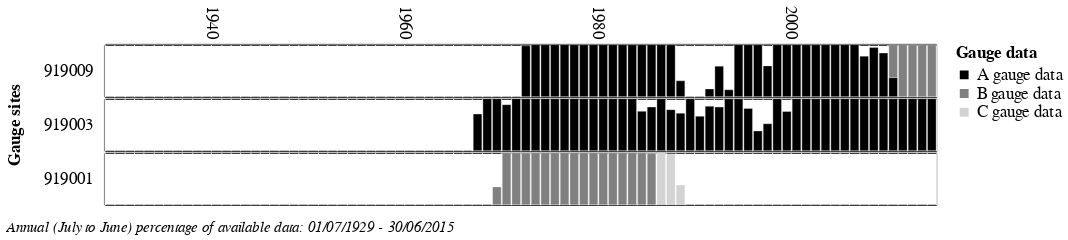

Notebook code cell kept with this figure:
### Markdown cell above
### Example 3 - Customising charts

### Code cell
dflist=df_list
sites=["919001","919001","919001","919003","919009","919009"]
series=["C gauge data","B gauge data","A gauge data","A gauge data","B gauge data","A gauge data"]

opl.pyblo(dflist,sites,series,
          wy_month=7,
          site_order=["919009","919003","919001"],
          series_order=["A gauge data", "B gauge data", "C gauge data"],
          colours=['black', 'grey', 'lightgrey'],
          start_date="1930-01-01",
          end_date="2015-06-30",
          series_label="Gauge data",
          site_label="Gauge sites",
          label_freq=20,
          subtitle=True,
          width=800,
          height=50,
          stroke_width=0.3,
          stroke_colour='white',
          font_size=16,
          grid_colour='white')

### Figure 1 — Vega-Lite specification as saved in the notebook (floating-point values rounded to 4 significant figures)
{"config": {"view": {"continuousWidth": 300, "continuousHeight": 300, "stroke": "black"}, "axis": {"labelFontSize": 16, "titleFontSize": 16}, "headerRow": {"labelFontSize": 16, "titleFontSize": 16}, "legend": {"labelFontSize": 16, "titleFontSize": 16}}, "data": {"name": "data-95cdd0d780bb22ce7a4b4bd1675b5076"}, "mark": {"type": "bar", "clip": true, "width": {"band": 1}}, "encoding": {"color": {"field": "c", "scale": {"range": ["black", "grey", "lightgrey"]}, "sort": ["A gauge data", "B gauge data", "C gauge data"], "title": "Gauge data", "type": "nominal"}, "order": {"field": "color_c_sort_index", "type": "quantitative"}, "row": {"field": "Site", "header": {"labelAlign": "left", "labelAngle": 0, "labelOrient": "left"}, "sort": ["919009", "919003", "919001"], "spacing": 0, "title": "Gauge sites"}, "stroke": {"value": "white"}, "strokeWidth": {"condition": {"test": "datum.Perc > 0", "value": 0.3}, "value": 0}, "tooltip": [{"field": "Perc", "format": ".1%", "title": "Percentage", "type": "quantitative"}, {"field": "c", "title": "Gauge data", "type": "nominal"}, {"field": "index", "format": "%Y", "title": "Water Year", "type": "temporal"}], "x": {"axis": {"grid": true, "gridColor": "white", "labelAngle": 90, "labelExpr": "year(datum.value) % 20 ? null : datum.label", "labelPadding": 5, "orient": "top", "tickCount": 999999, "ticks": false, "title": null}, "field": "index", "scale": {"domain": ["1929-01-01T00:00:00", "2015-01-01T00:00:00"]}, "timeUnit": "year", "type": "temporal"}, "y": {"axis": {"format": ".1%", "tickCount": 0}, "field": "Perc", "scale": {"domain": [0, 1]}, "stack": "zero", "title": null, "type": "quantitative"}}, "height": 50, "title": {"text": ["Annual (July to June) percentage of available data: 01/07/1929 - 30/06/2015"], "anchor": "start", "baseline": "bottom", "fontSize": 14.4, "fontStyle": "italic", "fontWeight": "normal", "offset": 28.8, "orient": "bottom"}, "transform": [{"lookup": "Series", "from": {"data": {"name": "data-6ab3077922bc200046cff8915352931c"}, "key": "key", "fields": ["c"]}}], "width": 800, "$schema": "https://vega.github.io/schema/vega-lite/v5.8.0.json", "datasets": {"data-95cdd0d780bb22ce7a4b4bd1675b5076": [{"index": "1972-01-01T00:00:00", "Series": "Series5", "Count": 357, "Day_count": 365, "Perc": 0.9781, "Site": "919009"}, {"index": "1973-01-01T00:00:00", "Series": "Series5", "Count": 365, "Day_count": 365, "Perc": 1.0, "Site": "919009"}, {"index": "1974-01-01T00:00:00", "Series": "Series5", "Count": 365, "Day_count": 365, "Perc": 1.0, "Site": "919009"}, {"index": "1975-01-01T00:00:00", "Series": "Series5", "Count": 366, "Day_count": 366, "Perc": 1.0, "Site": "919009"}, {"index": "1976-01-01T00:00:00", "Series": "Series5", "Count": 365, "Day_count": 365, "Perc": 1.0, "Site": "919009"}, {"index": "1977-01-01T00:00:00", "Series": "Series5", "Count": 365, "Day_count": 365, "Perc": 1.0, "Site": "919009"}, {"index": "1978-01-01T00:00:00", "Series": "Series5", "Count": 365, "Day_count": 365, "Perc": 1.0, "Site": "919009"}, {"index": "1979-01-01T00:00:00", "Series": "Series5", "Count": 366, "Day_count": 366, "Perc": 1.0, "Site": "919009"}, {"index": "1980-01-01T00:00:00", "Series": "Series5", "Count": 365, "Day_count": 365, "Perc": 1.0, "Site": "919009"}, {"index": "1981-01-01T00:00:00", "Series": "Series5", "Count": 365, "Day_count": 365, "Perc": 1.0, "Site": "919009"}, {"index": "1982-01-01T00:00:00", "Series": "Series5", "Count": 365, "Day_count": 365, "Perc": 1.0, "Site": "919009"}, {"index": "1983-01-01T00:00:00", "Series": "Series5", "Count": 366, "Day_count": 366, "Perc": 1.0, "Site": "919009"}, {"index": "1984-01-01T00:00:00", "Series": "Series5", "Count": 365, "Day_count": 365, "Perc": 1.0, "Site": "919009"}, {"index": "1985-01-01T00:00:00", "Series": "Series5", "Count": 365, "Day_count": 365, "Perc": 1.0, "Site": "919009"}, {"index": "1986-01-01T00:00:00", "Series": "Series5", "Count": 365, "Day_count": 365, "Perc": 1.0, "Site": "919009"}, {"index": "1987-01-01T00:00:00", "Series": "Series5", "Count": 366, "Day_count": 366, "Perc": 1.0, "Site": "919009"}, {"index": "1988-01-01T00:00:00", "Series": "Series5", "Count": 111, "Day_count": 365, "Perc": 0.3041, "Site": "919009"}, {"index": "1991-01-01T00:00:00", "Series": "Series5", "Count": 54, "Day_count": 366, "Perc": 0.1475, "Site": "919009"}, {"index": "1992-01-01T00:00:00", "Series": "Series5", "Count": 214, "Day_count": 365, "Perc": 0.5863, "Site": "919009"}, {"index": "1993-01-01T00:00:00", "Series": "Series5", "Count": 48, "Day_count": 365, "Perc": 0.1315, "Site": "919009"}, {"index": "1994-01-01T00:00:00", "Series": "Series5", "Count": 365, "Day_count": 365, "Perc": 1.0, "Site": "919009"}, {"index": "1995-01-01T00:00:00", "Series": "Series5", "Count": 366, "Day_count": 366, "Perc": 1.0, "Site": "919009"}, {"index": "1996-01-01T00:00:00", "Series": "Series5", "Count": 365, "Day_count": 365, "Perc": 1.0, "Site": "919009"}, {"index": "1997-01-01T00:00:00", "Series": "Series5", "Count": 216, "Day_count": 365, "Perc": 0.5918, "Site": "919009"}, {"index": "1998-01-01T00:00:00", "Series": "Series5", "Count": 365, "Day_count": 365, "Perc": 1.0, "Site": "919009"}, {"index": "1999-01-01T00:00:00", "Series": "Series5", "Count": 366, "Day_count": 366, "Perc": 1.0, "Site": "919009"}, {"index": "2000-01-01T00:00:00", "Series": "Series5", "Count": 365, "Day_count": 365, "Perc": 1.0, "Site": "919009"}, {"index": "2001-01-01T00:00:00", "Series": "Series5", "Count": 365, "Day_count": 365, "Perc": 1.0, "Site": "919009"}, {"index": "2002-01-01T00:00:00", "Series": "Series5", "Count": 365, "Day_count": 365, "Perc": 1.0, "Site": "919009"}, {"index": "2003-01-01T00:00:00", "Series": "Series5", "Count": 366, "Day_count": 366, "Perc": 1.0, "Site": "919009"}, {"index": "2004-01-01T00:00:00", "Series": "Series5", "Count": 365, "Day_count": 365, "Perc": 1.0, "Site": "919009"}, {"index": "2005-01-01T00:00:00", "Series": "Series5", "Count": 365, "Day_count": 365, "Perc": 1.0, "Site": "919009"}, {"index": "2006-01-01T00:00:00", "Series": "Series5", "Count": 365, "Day_count": 365, "Perc": 1.0, "Site": "919009"}, {"index": "2007-01-01T00:00:00", "Series": "Series5", "Count": 285, "Day_count": 366, "Perc": 0.7787, "Site": "919009"}, {"index": "2008-01-01T00:00:00", "Series": "Series5", "Count": 346, "Day_count": 365, "Perc": 0.9479, "Site": "919009"}, {"index": "2009-01-01T00:00:00", "Series": "Series5", "Count": 306, "Day_count": 365, "Perc": 0.8384, "Site": "919009"}, {"index": "2010-01-01T00:00:00", "Series": "Series4", "Count": 232, "Day_count": 365, "Perc": 0.6356, "Site": "919009"}, {"index": "2010-01-01T00:00:00", "Series": "Series5", "Count": 133, "Day_count": 365, "Perc": 0.3644, "Site": "919009"}, {"index": "2011-01-01T00:00:00", "Series": "Series4", "Count": 366, "Day_count": 366, "Perc": 1.0, "Site": "919009"}, {"index": "2012-01-01T00:00:00", "Series": "Series4", "Count": 365, "Day_count": 365, "Perc": 1.0, "Site": "919009"}, {"index": "2013-01-01T00:00:00", "Series": "Series4", "Count": 365, "Day_count": 365, "Perc": 1.0, "Site": "919009"}, {"index": "2014-01-01T00:00:00", "Series": "Series4", "Count": 365, "Day_count": 365, "Perc": 1.0, "Site": "919009"}, {"index": "2015-01-01T00:00:00", "Series": "Series4", "Count": 127, "Day_count": 366, "Perc": 0.347, "Site": "919009"}, {"index": "1967-01-01T00:00:00", "Series": "Series3", "Count": 258, "Day_count": 366, "Perc": 0.7049, "Site": "919003"}, {"index": "1968-01-01T00:00:00", "Series": "Series3", "Count": 365, "Day_count": 365, "Perc": 1.0, "Site": "919003"}, {"index": "1969-01-01T00:00:00", "Series": "Series3", "Count": 365, "Day_count": 365, "Perc": 1.0, "Site": "919003"}, {"index": "1970-01-01T00:00:00", "Series": "Series3", "Count": 323, "Day_count": 365, "Perc": 0.8849, "Site": "919003"}, {"index": "1971-01-01T00:00:00", "Series": "Series3", "Count": 366, "Day_count": 366, "Perc": 1.0, "Site": "919003"}, {"index": "1972-01-01T00:00:00", "Series": "Series3", "Count": 365, "Day_count": 365, "Perc": 1.0, "Site": "919003"}, {"index": "1973-01-01T00:00:00", "Series": "Series3", "Count": 365, "Day_count": 365, "Perc": 1.0, "Site": "919003"}, {"index": "1974-01-01T00:00:00", "Series": "Series3", "Count": 365, "Day_count": 365, "Perc": 1.0, "Site": "919003"}, {"index": "1975-01-01T00:00:00", "Series": "Series3", "Count": 366, "Day_count": 366, "Perc": 1.0, "Site": "919003"}, {"index": "1976-01-01T00:00:00", "Series": "Series3", "Count": 365, "Day_count": 365, "Perc": 1.0, "Site": "919003"}, {"index": "1977-01-01T00:00:00", "Series": "Series3", "Count": 365, "Day_count": 365, "Perc": 1.0, "Site": "919003"}, {"index": "1978-01-01T00:00:00", "Series": "Series3", "Count": 365, "Day_count": 365, "Perc": 1.0, "Site": "919003"}, {"index": "1979-01-01T00:00:00", "Series": "Series3", "Count": 366, "Day_count": 366, "Perc": 1.0, "Site": "919003"}, {"index": "1980-01-01T00:00:00", "Series": "Series3", "Count": 365, "Day_count": 365, "Perc": 1.0, "Site": "919003"}, {"index": "1981-01-01T00:00:00", "Series": "Series3", "Count": 365, "Day_count": 365, "Perc": 1.0, "Site": "919003"}, {"index": "1982-01-01T00:00:00", "Series": "Series3", "Count": 365, "Day_count": 365, "Perc": 1.0, "Site": "919003"}, {"index": "1983-01-01T00:00:00", "Series": "Series3", "Count": 366, "Day_count": 366, "Perc": 1.0, "Site": "919003"}, {"index": "1984-01-01T00:00:00", "Series": "Series3", "Count": 276, "Day_count": 365, "Perc": 0.7562, "Site": "919003"}, {"index": "1985-01-01T00:00:00", "Series": "Series3", "Count": 306, "Day_count": 365, "Perc": 0.8384, "Site": "919003"}, {"index": "1986-01-01T00:00:00", "Series": "Series3", "Count": 365, "Day_count": 365, "Perc": 1.0, "Site": "919003"}, {"index": "1987-01-01T00:00:00", "Series": "Series3", "Count": 289, "Day_count": 366, "Perc": 0.7896, "Site": "919003"}, {"index": "1988-01-01T00:00:00", "Series": "Series3", "Count": 263, "Day_count": 365, "Perc": 0.7205, "Site": "919003"}, {"index": "1989-01-01T00:00:00", "Series": "Series3", "Count": 365, "Day_count": 365, "Perc": 1.0, "Site": "919003"}, {"index": "1990-01-01T00:00:00", "Series": "Series3", "Count": 241, "Day_count": 365, "Perc": 0.6603, "Site": "919003"}, {"index": "1991-01-01T00:00:00", "Series": "Series3", "Count": 313, "Day_count": 366, "Perc": 0.8552, "Site": "919003"}, {"index": "1992-01-01T00:00:00", "Series": "Series3", "Count": 306, "Day_count": 365, "Perc": 0.8384, "Site": "919003"}, {"index": "1993-01-01T00:00:00", "Series": "Series3", "Count": 365, "Day_count": 365, "Perc": 1.0, "Site": "919003"}, {"index": "1994-01-01T00:00:00", "Series": "Series3", "Count": 365, "Day_count": 365, "Perc": 1.0, "Site": "919003"}, {"index": "1995-01-01T00:00:00", "Series": "Series3", "Count": 297, "Day_count": 366, "Perc": 0.8115, "Site": "919003"}, {"index": "1996-01-01T00:00:00", "Series": "Series3", "Count": 138, "Day_count": 365, "Perc": 0.3781, "Site": "919003"}, {"index": "1997-01-01T00:00:00", "Series": "Series3", "Count": 189, "Day_count": 365, "Perc": 0.5178, "Site": "919003"}, {"index": "1998-01-01T00:00:00", "Series": "Series3", "Count": 365, "Day_count": 365, "Perc": 1.0, "Site": "919003"}, {"index": "1999-01-01T00:00:00", "Series": "Series3", "Count": 276, "Day_count": 366, "Perc": 0.7541, "Site": "919003"}, {"index": "2000-01-01T00:00:00", "Series": "Series3", "Count": 365, "Day_count": 365, "Perc": 1.0, "Site": "919003"}, {"index": "2001-01-01T00:00:00", "Series": "Series3", "Count": 365, "Day_count": 365, "Perc": 1.0, "Site": "919003"}, {"index": "2002-01-01T00:00:00", "Series": "Series3", "Count": 365, "Day_count": 365, "Perc": 1.0, "Site": "919003"}, {"index": "2003-01-01T00:00:00", "Series": "Series3", "Count": 366, "Day_count": 366, "Perc": 1.0, "Site": "919003"}, {"index": "2004-01-01T00:00:00", "Series": "Series3", "Count": 365, "Day_count": 365, "Perc": 1.0, "Site": "919003"}, {"index": "2005-01-01T00:00:00", "Series": "Series3", "Count": 365, "Day_count": 365, "Perc": 1.0, "Site": "919003"}, {"index": "2006-01-01T00:00:00", "Series": "Series3", "Count": 365, "Day_count": 365, "Perc": 1.0, "Site": "919003"}, {"index": "2007-01-01T00:00:00", "Series": "Series3", "Count": 366, "Day_count": 366, "Perc": 1.0, "Site": "919003"}, {"index": "2008-01-01T00:00:00", "Series": "Series3", "Count": 365, "Day_count": 365, "Perc": 1.0, "Site": "919003"}, {"index": "2009-01-01T00:00:00", "Series": "Series3", "Count": 365, "Day_count": 365, "Perc": 1.0, "Site": "919003"}, {"index": "2010-01-01T00:00:00", "Series": "Series3", "Count": 365, "Day_count": 365, "Perc": 1.0, "Site": "919003"}, {"index": "2011-01-01T00:00:00", "Series": "Series3", "Count": 366, "Day_count": 366, "Perc": 1.0, "Site": "919003"}, {"index": "2012-01-01T00:00:00", "Series": "Series3", "Count": 365, "Day_count": 365, "Perc": 1.0, "Site": "919003"}, {"index": "2013-01-01T00:00:00", "Series": "Series3", "Count": 365, "Day_count": 365, "Perc": 1.0, "Site": "919003"}, {"index": "2014-01-01T00:00:00", "Series": "Series3", "Count": 365, "Day_count": 365, "Perc": 1.0, "Site": "919003"}, {"index": "2015-01-01T00:00:00", "Series": "Series3", "Count": 127, "Day_count": 366, "Perc": 0.347, "Site": "919003"}, {"index": "1969-01-01T00:00:00", "Series": "Series1", "Count": 125, "Day_count": 365, "Perc": 0.3425, "Site": "919001"}, {"index": "1970-01-01T00:00:00", "Series": "Series1", "Count": 365, "Day_count": 365, "Perc": 1.0, "Site": "919001"}, {"index": "1971-01-01T00:00:00", "Series": "Series1", "Count": 366, "Day_count": 366, "Perc": 1.0, "Site": "919001"}, {"index": "1972-01-01T00:00:00", "Series": "Series1", "Count": 363, "Day_count": 365, "Perc": 0.9945, "Site": "919001"}, {"index": "1973-01-01T00:00:00", "Series": "Series1", "Count": 365, "Day_count": 365, "Perc": 1.0, "Site": "919001"}, {"index": "1974-01-01T00:00:00", "Series": "Series1", "Count": 365, "Day_count": 365, "Perc": 1.0, "Site": "919001"}, {"index": "1975-01-01T00:00:00", "Series": "Series1", "Count": 366, "Day_count": 366, "Perc": 1.0, "Site": "919001"}, {"index": "1976-01-01T00:00:00", "Series": "Series1", "Count": 365, "Day_count": 365, "Perc": 1.0, "Site": "919001"}, {"index": "1977-01-01T00:00:00", "Series": "Series1", "Count": 365, "Day_count": 365, "Perc": 1.0, "Site": "919001"}, {"index": "1978-01-01T00:00:00", "Series": "Series1", "Count": 365, "Day_count": 365, "Perc": 1.0, "Site": "919001"}, {"index": "1979-01-01T00:00:00", "Series": "Series1", "Count": 366, "Day_count": 366, "Perc": 1.0, "Site": "919001"}, {"index": "1980-01-01T00:00:00", "Series": "Series1", "Count": 365, "Day_count": 365, "Perc": 1.0, "Site": "919001"}, {"index": "1981-01-01T00:00:00", "Series": "Series1", "Count": 365, "Day_count": 365, "Perc": 1.0, "Site": "919001"}, {"index": "1982-01-01T00:00:00", "Series": "Series1", "Count": 365, "Day_count": 365, "Perc": 1.0, "Site": "919001"}, {"index": "1983-01-01T00:00:00", "Series": "Series1", "Count": 366, "Day_count": 366, "Perc": 1.0, "Site": "919001"}, {"index": "1984-01-01T00:00:00", "Series": "Series1", "Count": 365, "Day_count": 365, "Perc": 1.0, "Site": "919001"}, {"index": "1985-01-01T00:00:00", "Series": "Series0", "Count": 4, "Day_count": 365, "Perc": 0.01096, "Site": "919001"}, {"index": "1985-01-01T00:00:00", "Series": "Series1", "Count": 361, "Day_count": 365, "Perc": 0.989, "Site": "919001"}, {"index": "1986-01-01T00:00:00", "Series": "Series0", "Count": 365, "Day_count": 365, "Perc": 1.0, "Site": "919001"}, {"index": "1987-01-01T00:00:00", "Series": "Series0", "Count": 357, "Day_count": 366, "Perc": 0.9754, "Site": "919001"}, {"index": "1988-01-01T00:00:00", "Series": "Series0", "Count": 139, "Day_count": 365, "Perc": 0.3808, "Site": "919001"}], "data-6ab3077922bc200046cff8915352931c": [{"key": "Series0", "c": "C gauge data"}, {"key": "Series1", "c": "B gauge data"}, {"key": "Series2", "c": "A gauge data"}, {"key": "Series3", "c": "A gauge data"}, {"key": "Series4", "c": "B gauge data"}, {"key": "Series5", "c": "A gauge data"}]}}
